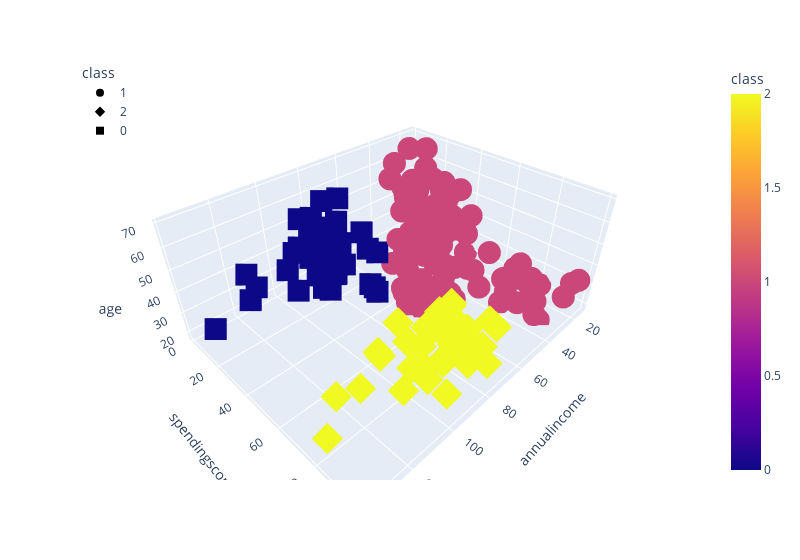

Notebook code cell kept with this figure:
### Code cell
fig = px.scatter_3d(shopping_df,x="annualincome",y="spendingscore",z="age",color="class",symbol="class",width=800)
fig.update_layout(legend=dict(x=0, y=1))
fig.show()

### Figure 1 — Plotly figure (JSON) as saved in the notebook; plotly's stock layout.template omitted (floating-point values rounded to 4 significant figures)
{"data": [{"hovertemplate": "class=%{marker.color}<br>annualincome=%{x}<br>spendingscore=%{y}<br>age=%{z}<extra></extra>", "legendgroup": "1", "marker": {"color": [1, 1, 1, 1, 1, 1, 1, 1, 1, 1, 1, 1, 1, 1, 1, 1, 1, 1, 1, 1, 1, 1, 1, 1, 1, 1, 1, 1, 1, 1, 1, 1, 1, 1, 1, 1, 1, 1, 1, 1, 1, 1, 1, 1, 1, 1, 1, 1, 1, 1, 1, 1, 1, 1, 1, 1, 1, 1, 1, 1, 1, 1, 1, 1, 1, 1, 1, 1, 1, 1, 1, 1, 1, 1, 1, 1, 1, 1, 1, 1, 1, 1, 1, 1, 1, 1, 1, 1, 1, 1, 1, 1, 1, 1, 1, 1, 1, 1, 1, 1, 1, 1, 1, 1, 1, 1, 1, 1, 1, 1, 1, 1, 1, 1, 1, 1, 1, 1, 1, 1, 1, 1, 1], "coloraxis": "coloraxis", "symbol": "circle"}, "mode": "markers", "name": "1", "scene": "scene", "showlegend": true, "type": "scatter3d", "x": [15, 15, 16, 16, 17, 17, 18, 18, 19, 19, 19, 19, 20, 20, 20, 20, 21, 21, 23, 23, 24, 24, 25, 25, 28, 28, 28, 28, 29, 29, 30, 30, 33, 33, 33, 33, 34, 34, 37, 37, 38, 38, 39, 39, 39, 39, 40, 40, 40, 40, 42, 42, 43, 43, 43, 43, 44, 44, 46, 46, 46, 46, 47, 47, 48, 48, 48, 48, 48, 48, 49, 49, 50, 50, 54, 54, 54, 54, 54, 54, 54, 54, 54, 54, 54, 54, 57, 57, 58, 58, 59, 59, 60, 60, 60, 60, 60, 60, 61, 61, 62, 62, 62, 62, 62, 62, 63, 63, 63, 63, 63, 63, 64, 64, 65, 65, 65, 65, 67, 67, 67, 67, 69], "y": [39, 81, 6, 77, 40, 76, 6, 94, 3, 72, 14, 99, 15, 77, 13, 79, 35, 66, 29, 98, 35, 73, 5, 73, 14, 82, 32, 61, 31, 87, 4, 73, 4, 92, 14, 81, 17, 73, 26, 75, 35, 92, 36, 61, 28, 65, 55, 47, 42, 42, 52, 60, 54, 60, 45, 41, 50, 46, 51, 46, 56, 55, 52, 59, 51, 59, 50, 48, 59, 47, 55, 42, 49, 56, 47, 54, 53, 48, 52, 42, 51, 55, 41, 44, 57, 46, 58, 55, 60, 46, 55, 41, 49, 40, 42, 52, 47, 50, 42, 49, 41, 48, 59, 55, 56, 42, 50, 46, 43, 48, 52, 54, 42, 46, 48, 50, 43, 59, 43, 57, 56, 40, 58], "z": [19, 21, 20, 23, 31, 22, 35, 23, 64, 30, 67, 35, 58, 24, 37, 22, 35, 20, 52, 35, 35, 25, 46, 31, 54, 29, 45, 35, 40, 23, 60, 21, 53, 18, 49, 21, 42, 30, 36, 20, 65, 24, 48, 31, 49, 24, 50, 27, 29, 31, 49, 33, 31, 59, 50, 47, 51, 69, 27, 53, 70, 19, 67, 54, 63, 18, 43, 68, 19, 32, 70, 47, 60, 60, 59, 26, 45, 40, 23, 49, 57, 38, 67, 46, 21, 48, 55, 22, 34, 50, 68, 18, 48, 40, 32, 24, 47, 27, 48, 20, 23, 49, 67, 26, 49, 21, 66, 54, 68, 66, 65, 19, 38, 19, 18, 19, 63, 49, 51, 50, 27, 38, 40]}, {"hovertemplate": "class=%{marker.color}<br>annualincome=%{x}<br>spendingscore=%{y}<br>age=%{z}<extra></extra>", "legendgroup": "2", "marker": {"color": [2, 2, 2, 2, 2, 2, 2, 2, 2, 2, 2, 2, 2, 2, 2, 2, 2, 2, 2, 2, 2, 2, 2, 2, 2, 2, 2, 2, 2, 2, 2, 2, 2, 2, 2, 2, 2, 2, 2], "coloraxis": "coloraxis", "symbol": "diamond"}, "mode": "markers", "name": "2", "scene": "scene", "showlegend": true, "type": "scatter3d", "x": [69, 70, 71, 71, 71, 72, 73, 73, 74, 75, 76, 77, 77, 78, 78, 78, 78, 78, 78, 79, 81, 85, 86, 87, 87, 87, 88, 88, 93, 97, 98, 99, 101, 103, 103, 113, 120, 126, 137], "y": [91, 77, 95, 75, 75, 71, 88, 73, 72, 93, 87, 97, 74, 90, 88, 76, 89, 78, 73, 83, 93, 75, 95, 63, 75, 92, 86, 69, 90, 86, 88, 97, 68, 85, 69, 91, 79, 74, 83], "z": [39, 31, 40, 38, 39, 31, 29, 32, 35, 32, 32, 28, 32, 34, 39, 38, 27, 30, 30, 29, 31, 36, 33, 32, 28, 36, 30, 27, 35, 32, 29, 30, 28, 36, 32, 38, 35, 32, 30]}, {"hovertemplate": "class=%{marker.color}<br>annualincome=%{x}<br>spendingscore=%{y}<br>age=%{z}<extra></extra>", "legendgroup": "0", "marker": {"color": [0, 0, 0, 0, 0, 0, 0, 0, 0, 0, 0, 0, 0, 0, 0, 0, 0, 0, 0, 0, 0, 0, 0, 0, 0, 0, 0, 0, 0, 0, 0, 0, 0, 0, 0, 0, 0, 0], "coloraxis": "coloraxis", "symbol": "square"}, "mode": "markers", "name": "0", "scene": "scene", "showlegend": true, "type": "scatter3d", "x": [70, 71, 71, 71, 72, 73, 73, 74, 75, 76, 77, 77, 78, 78, 78, 78, 78, 78, 79, 81, 85, 86, 87, 87, 87, 88, 88, 93, 97, 98, 99, 101, 103, 103, 113, 120, 126, 137], "y": [29, 35, 11, 9, 34, 5, 7, 10, 5, 40, 12, 36, 22, 17, 20, 16, 1, 1, 35, 5, 26, 20, 27, 13, 10, 13, 15, 14, 32, 15, 39, 24, 17, 23, 8, 16, 28, 18], "z": [23, 43, 59, 47, 25, 20, 44, 19, 57, 28, 25, 48, 34, 43, 44, 47, 37, 34, 56, 19, 50, 42, 36, 40, 36, 52, 58, 59, 37, 46, 41, 54, 41, 34, 33, 47, 45, 32]}], "layout": {"coloraxis": {"colorbar": {"title": {"text": "class"}}, "colorscale": [[0, "#0d0887"], [0.1111, "#46039f"], [0.2222, "#7201a8"], [0.3333, "#9c179e"], [0.4444, "#bd3786"], [0.5556, "#d8576b"], [0.6667, "#ed7953"], [0.7778, "#fb9f3a"], [0.8889, "#fdca26"], [1, "#f0f921"]]}, "legend": {"title": {"text": "class"}, "tracegroupgap": 0, "x": 0, "y": 1}, "margin": {"t": 60}, "scene": {"domain": {"x": [0, 1], "y": [0, 1]}, "xaxis": {"title": {"text": "annualincome"}}, "yaxis": {"title": {"text": "spendingscore"}}, "zaxis": {"title": {"text": "age"}}}, "width": 800}}
